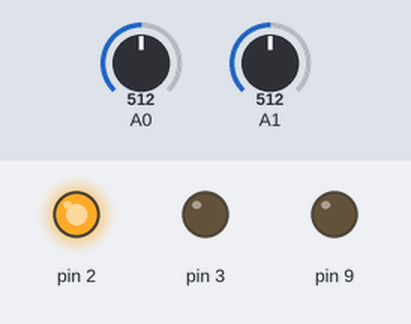
This sketch was run on a simulated Arduino Uno, built with avr-gcc and run on an emulated ATmega328P. Shown: output pins drawn as LEDs (lit = HIGH). The test bench sets the inputs (shaded band); at power-on: A1 = 512, A0 = 512. Random numbers use the default seed unless the sketch sets one.

Above: at 1.2 s.
1.3 s: A1 set to 0
4.8 s: A0 set to 716
At 7.82 s:
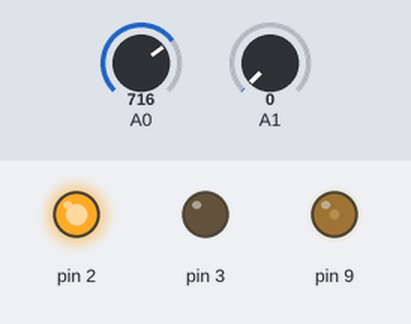
10.4 s: A1 set to 266
At 16.55 s:
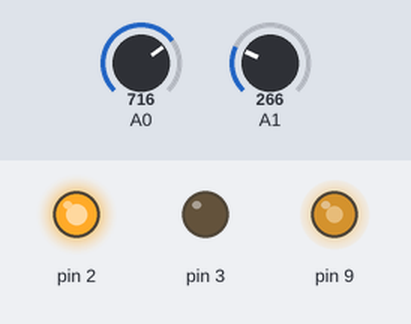
17.3 s: A1 set to 246
20.8 s: A1 set to 306
Timing chart, 0 to 25.3 s (numbered marks = the images above; inputs shaded):
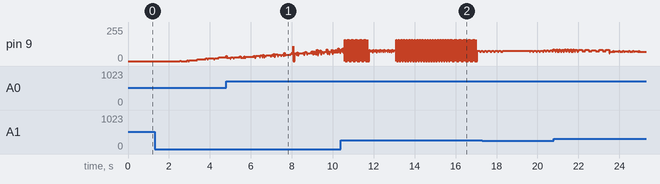

The sketch:

PolymathBox2.ino
```cpp
/* Tomas de Camino Beck
    www.inventoria.org
*/

float a = 0.0;
long lastMillis = millis();
void setup() {
  // put your setup code here, to run once:
  pinMode(A0, INPUT);
  pinMode(A1, INPUT);
  pinMode(9, OUTPUT);
  pinMode(3, OUTPUT);
  digitalWrite(3, LOW);
  pinMode(2, OUTPUT);
  randomSeed(A0);
  digitalWrite(2, HIGH);
}

void loop() {
  // put your main code here, to run repeatedly:
  a += 0.001;
  int val2 = map(analogRead(A1), 0, 1023, 10, 5000);

  int t = random(15000);
  while (millis() - lastMillis < val2) {
    //triangle(2000);
    float p = float(analogRead(A0) + 1) / 1024;
    int val = floor((1 + sawTooth(a, p)) / 2 * 255);
    analogWrite(9, val);
    delayMicroseconds(t);
    digitalWrite(9, LOW);
    delayMicroseconds(t);
  }
  lastMillis = millis();
}

float sawTooth(float x, float period) {
  float st = -2 / PI * atan(1 / (tan((x * PI) / period)));
  return st;

}

void triangle(int m) {
  for (int i = 0; i < 256; i ++) {
    analogWrite(9, i);

  }
  for (int i = 255; i > -1; i --) {
    analogWrite(9, i);

  }
  digitalWrite(9, LOW);
  delayMicroseconds(m);
}
```
